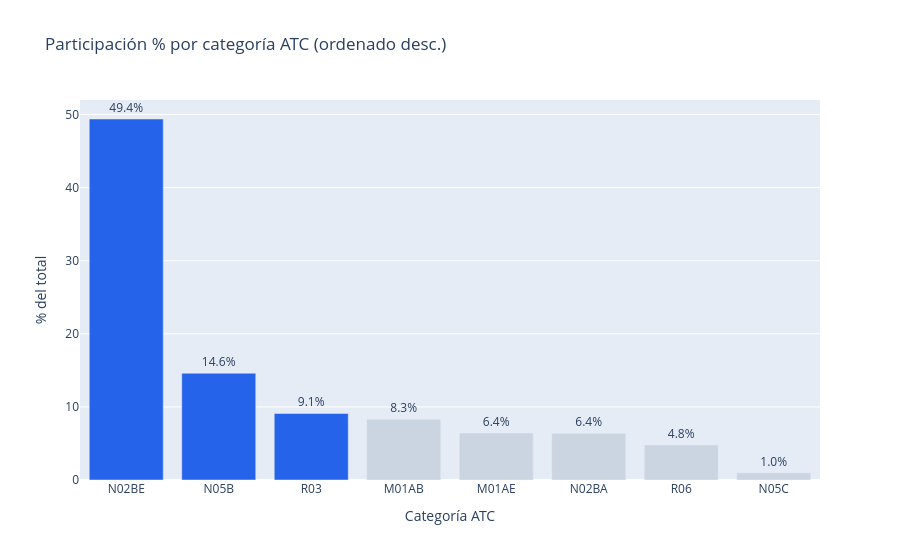

Write notebook code for a chart like this one.
### Code cell
fig = px.bar(
    pareto,
    x="categoria",
    y="share_pct",
    text="share_pct",
    color="en_top_80",
    color_discrete_map={True: "#2563eb", False: "#cbd5e1"},
    title="Participación % por categoría ATC (ordenado desc.)",
    labels={"share_pct": "% del total", "categoria": "Categoría ATC"},
)
fig.update_traces(texttemplate="%{text:.1f}%", textposition="outside")
fig.update_layout(showlegend=False)
fig.show()

top80 = pareto[pareto["en_top_80"]]
print(
    f"{len(top80)} de {len(pareto)} categorías ATC "
    f"({len(top80)/len(pareto)*100:.0f}%) explican el "
    f"{top80['share_pct'].sum():.1f}% de las ventas."
)

### Figure 1 — Plotly figure (JSON) as saved in the notebook; plotly's stock layout.template omitted (floating-point values rounded to 4 significant figures)
{"data": [{"hovertemplate": "en_top_80=True<br>Categoría ATC=%{x}<br>% del total=%{text}<extra></extra>", "legendgroup": "True", "marker": {"color": "#2563eb", "pattern": {"shape": ""}}, "name": "True", "orientation": "v", "showlegend": true, "text": [49.38, 14.61, 9.1], "textposition": "outside", "texttemplate": "%{text:.1f}%", "type": "bar", "x": ["N02BE", "N05B", "R03"], "xaxis": "x", "y": [49.38, 14.61, 9.1], "yaxis": "y"}, {"hovertemplate": "en_top_80=False<br>Categoría ATC=%{x}<br>% del total=%{text}<extra></extra>", "legendgroup": "False", "marker": {"color": "#cbd5e1", "pattern": {"shape": ""}}, "name": "False", "orientation": "v", "showlegend": true, "text": [8.31, 6.43, 6.4, 4.79, 0.98], "textposition": "outside", "texttemplate": "%{text:.1f}%", "type": "bar", "x": ["M01AB", "M01AE", "N02BA", "R06", "N05C"], "xaxis": "x", "y": [8.31, 6.43, 6.4, 4.79, 0.98], "yaxis": "y"}], "layout": {"barmode": "relative", "legend": {"title": {"text": "en_top_80"}, "tracegroupgap": 0}, "showlegend": false, "title": {"text": "Participación % por categoría ATC (ordenado desc.)"}, "xaxis": {"anchor": "y", "domain": [0.0, 1.0], "title": {"text": "Categoría ATC"}}, "yaxis": {"anchor": "x", "domain": [0.0, 1.0], "title": {"text": "% del total"}}}}
